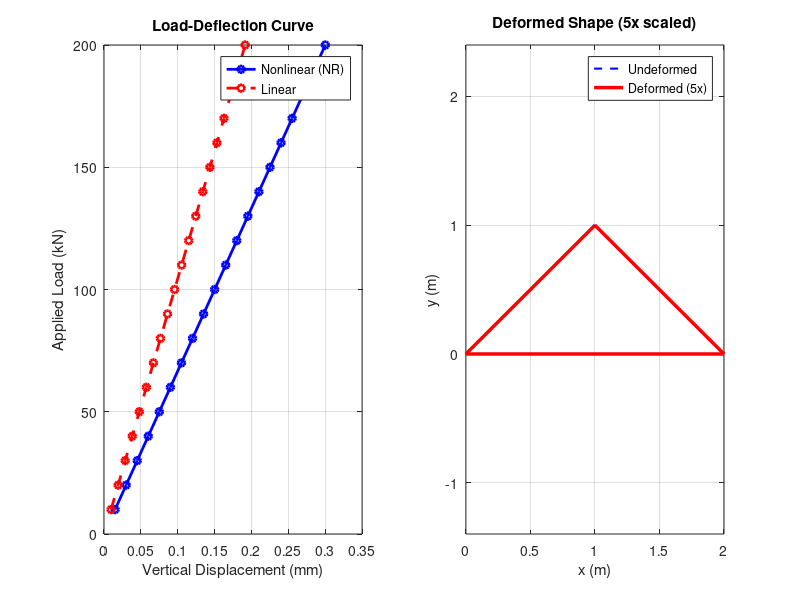

The MATLAB script that drew this image: (Note: this script raises an error after producing the figure.)
%% PROJECT 21: Nonlinear FEA with Newton-Raphson (Geometric Nonlinearity)
% 2D truss with large displacements
% Green-Lagrange strain, 2nd Piola-Kirchhoff stress
% Newton-Raphson iteration at each load increment
% Compares nonlinear vs linear load-deflection curve

%--- Truss Definition ---
nodes    = [0, 0; 1, 1; 2, 0];
elements = [1,2; 2,3; 1,3];
E = 200e9;
A = 0.01;
n_nodes   = size(nodes,1);
n_elements = size(elements,1);
ndof      = 2*n_nodes;

%--- Load ---
F_total      = zeros(ndof,1);
F_total(4)   = -200000;     % 200 kN downward at Node 2
n_increments = 20;
tol          = 1e-6;
max_iter     = 50;

%--- Storage ---
U_hist      = zeros(ndof, n_increments);
load_hist   = zeros(1,    n_increments);
U_lin_hist  = zeros(ndof, n_increments);

fprintf('--- Nonlinear FEA with Newton-Raphson ---\n')
fprintf('Elements    : %d\n', n_elements)
fprintf('DOFs        : %d\n', ndof)
fprintf('Load increments: %d\n', n_increments)
fprintf('Tolerance   : %.2e\n', tol)

%--- Linear Stiffness Matrix ---
function K = assemble_linear(nodes, elements, E, A)
    n  = 2*size(nodes,1);
    K  = zeros(n,n);
    for i = 1:size(elements,1)
        n1 = elements(i,1); n2 = elements(i,2);
        x1 = nodes(n1,1); y1 = nodes(n1,2);
        x2 = nodes(n2,1); y2 = nodes(n2,2);
        L  = sqrt((x2-x1)^2+(y2-y1)^2);
        c  = (x2-x1)/L; s = (y2-y1)/L;
        k  = E*A/L*[c*c,c*s,-c*c,-c*s;
                    c*s,s*s,-c*s,-s*s;
                   -c*c,-c*s,c*c,c*s;
                   -c*s,-s*s,c*s,s*s];
        dofs = [2*n1-1,2*n1,2*n2-1,2*n2];
        K(dofs,dofs) = K(dofs,dofs)+k;
    end
end

%--- Nonlinear Internal Force and Tangent Stiffness ---
function [F_int, K_t] = nonlinear_element(nodes, elements, U, E, A)
    n     = 2*size(nodes,1);
    F_int = zeros(n,1);
    K_t   = zeros(n,n);
    for i = 1:size(elements,1)
        n1 = elements(i,1); n2 = elements(i,2);
        x1 = nodes(n1,1); y1 = nodes(n1,2);
        x2 = nodes(n2,1); y2 = nodes(n2,2);
        L0 = sqrt((x2-x1)^2+(y2-y1)^2);
        dofs = [2*n1-1,2*n1,2*n2-1,2*n2];
        u_e  = U(dofs);

        % Deformed coordinates
        dx = (x2+u_e(3)) - (x1+u_e(1));
        dy = (y2+u_e(4)) - (y1+u_e(2));
        L  = sqrt(dx^2+dy^2);

        % Green-Lagrange strain
        E_gl = (L^2 - L0^2)/(2*L0^2);

        % 2nd Piola-Kirchhoff stress
        S    = E*E_gl;

        % Force in deformed direction
        F_e  = E*A/L0 * E_gl * L/L0;
        c    = dx/L; s = dy/L;
        f_e  = F_e*[-c;-s;c;s];
        F_int(dofs) = F_int(dofs) + f_e;

        % Tangent stiffness
        k_mat = E*A*E_gl/L0 * ...
                [1,0,-1,0;0,1,0,-1;-1,0,1,0;0,-1,0,1];
        k_geo = E*A/(L0^3)*[dx^2,dx*dy,-dx^2,-dx*dy;
                             dx*dy,dy^2,-dx*dy,-dy^2;
                            -dx^2,-dx*dy,dx^2,dx*dy;
                            -dx*dy,-dy^2,dx*dy,dy^2];
        K_t(dofs,dofs) = K_t(dofs,dofs) + k_mat + k_geo;
    end
end

%--- Boundary Conditions ---
fixed = [1,2,6];
free  = setdiff(1:ndof, fixed);
penalty = 1e20;

%--- Nonlinear Solution ---
U = zeros(ndof,1);
fprintf('\nIter | Load%% | Residual\n')
fprintf('-----|-------|----------\n')

for inc = 1:n_increments
    lambda   = inc/n_increments;
    F_ext    = lambda * F_total;

    for iter = 1:max_iter
        [F_int, K_t] = nonlinear_element(nodes, elements, U, E, A);
        K_t(1,1)     = K_t(1,1)+penalty;
        K_t(2,2)     = K_t(2,2)+penalty;
        K_t(6,6)     = K_t(6,6)+penalty;
        R            = F_ext - F_int;
        R([1,2,6])   = 0;
        res          = norm(R);
        if res < tol; break; end
        dU           = K_t\R;
        U            = U + dU;
    end

    U_hist(:,inc)    = U;
    load_hist(inc)   = lambda;
    fprintf('%4d | %5.1f%% | %.4e\n', inc, lambda*100, res)
end

%--- Linear Solution for Comparison ---
K_lin = assemble_linear(nodes, elements, E, A);
K_lin(1,1) = K_lin(1,1)+penalty;
K_lin(2,2) = K_lin(2,2)+penalty;
K_lin(6,6) = K_lin(6,6)+penalty;

for inc = 1:n_increments
    lambda         = inc/n_increments;
    U_lin          = K_lin \ (lambda*F_total);
    U_lin_hist(:,inc) = U_lin;
end

fprintf('\nNonlinear analysis complete\n')
fprintf('Final displacement Node2 y: %.6f m\n', U_hist(4,end))
fprintf('Linear    displacement     : %.6f m\n', U_lin_hist(4,end))

%--- Plot ---
figure;

subplot(1,2,1)
plot(abs(U_hist(4,:))*1000,    load_hist*abs(F_total(4))/1000, ...
     'b-o', 'LineWidth', 2, 'MarkerSize', 5)
hold on
plot(abs(U_lin_hist(4,:))*1000, load_hist*abs(F_total(4))/1000, ...
     'r--o', 'LineWidth', 2, 'MarkerSize', 5)
legend({'Nonlinear (NR)','Linear'}, 'Location', 'best')
title('Load-Deflection Curve')
xlabel('Vertical Displacement (mm)')
ylabel('Applied Load (kN)')
grid on
hold off

subplot(1,2,2)
scale   = 5;
nodes_d = nodes + scale*[U_hist(1:2:end,end), U_hist(2:2:end,end)];
for i = 1:size(elements,1)
    n1 = elements(i,1); n2 = elements(i,2);
    plot([nodes(n1,1),nodes(n2,1)],[nodes(n1,2),nodes(n2,2)], ...
         'b--', 'LineWidth', 1.5)
    hold on
    plot([nodes_d(n1,1),nodes_d(n2,1)],[nodes_d(n1,2),nodes_d(n2,2)], ...
         'r-', 'LineWidth', 2.5)
end
legend({'Undeformed','Deformed (5x)'}, 'Location', 'best')
title('Deformed Shape (5x scaled)')
xlabel('x (m)'); ylabel('y (m)')
axis equal; grid on; hold off

sgtitle('Nonlinear FEA - Newton-Raphson Iteration')

saveas(gcf, 'nonlinear_fea.png')
